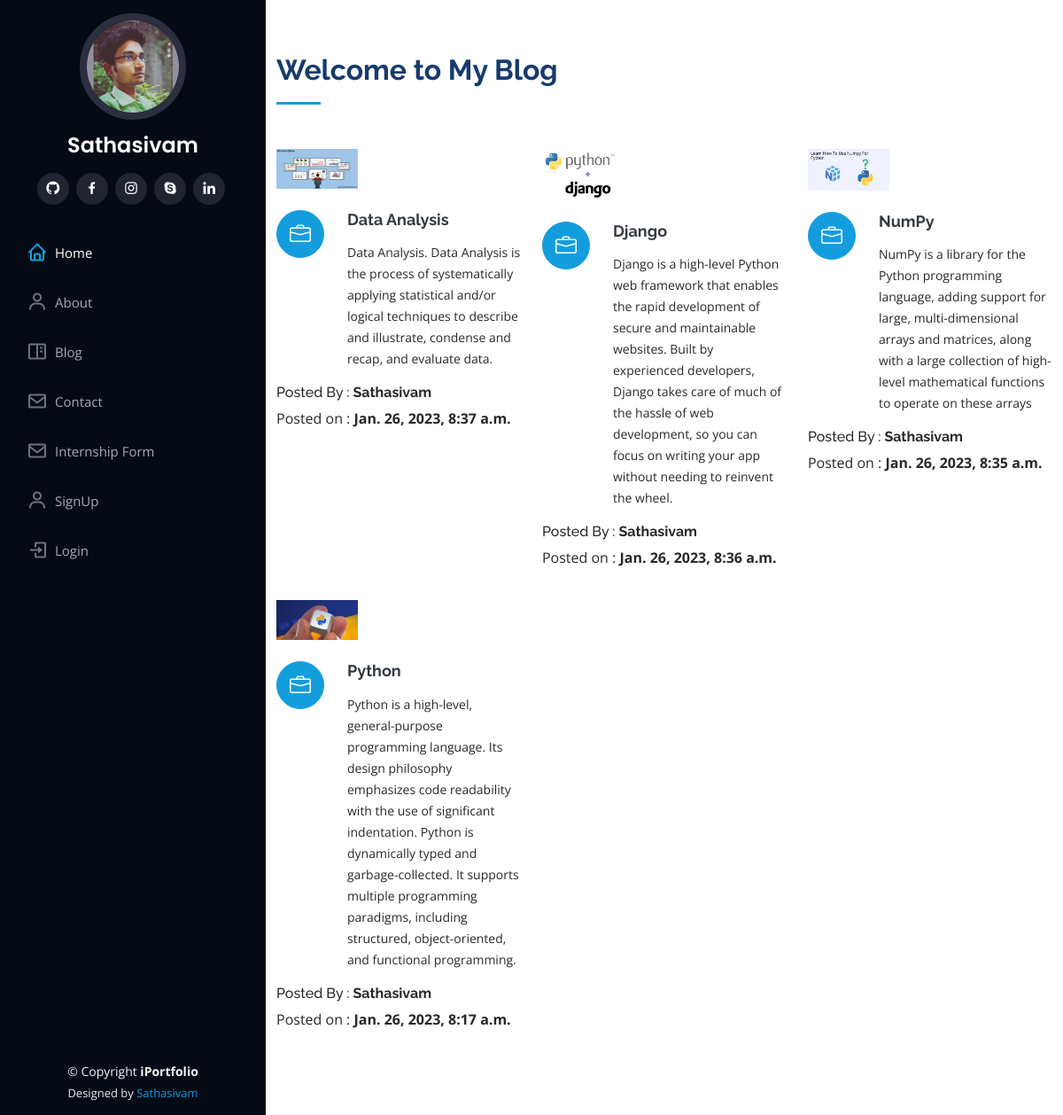
Page /blog on the committed database.
### portfolio/models.py (models this page shows, shortened)
class Blogs(models.Model):
    title=models.CharField(max_length=60)
    description=models.TextField()
    authname=models.CharField(max_length=15)
    img=models.ImageField(upload_to='blog',blank=True,null=True)
    timeStamp=models.DateTimeField(auto_now_add=True,blank=True)

### portfolio/views.py (the view)
# urls.py: path('blog',views.handleblog,name='handleblog'),
def handleblog(request):
    posts = Blogs.objects.all()
    context = {"posts": posts}
    return render(request, 'handleblog.html', context)

### templates/handleblog.html (shortened to what this page needs)
{% extends 'basic.html' %}
{% block body %}
{% load static %}
<section id="services" class="services">
  <div class="container">
    <div class="section-title">
      <h2>Welcome to My Blog</h2>
    </div>
    <div class="row">
      {% for post in posts reversed %}
      <div class="col-lg-4 col-md-6 icon-box" data-aos="fade-up">
        <div class="col-lg-4" data-aos="fade-right">
          <img src="{{post.img.url}}" class="img-fluid" alt="no-image">
        </div>
        <br>
        <div class="icon"><i class="bi bi-briefcase"></i></div>
        <h4 class="title"><a href="">{{post.title}}</a></h4>
        <p class="description">{{post.description}}</p>
        <h6>Posted By : <b>{{post.authname}} </b></h6>
        <p>Posted on : <b>{{post.timeStamp}} </b></p>
      </div>
{% endfor %}
    </div>
  </div>
</section>
{% endblock body %}

### templates/basic.html (shortened to what this page needs)
{% load static %}
<!DOCTYPE html>
<html lang="en">
<head>
  <link href="{% static 'assets/vendor/aos/aos.css' %}" rel="stylesheet">
  <link href="{% static 'assets/vendor/bootstrap/css/bootstrap.min.css' %}" rel="stylesheet">
  <link href="{% static 'assets/vendor/bootstrap-icons/bootstrap-icons.css' %}" rel="stylesheet">
  <link href="{% static 'assets/vendor/boxicons/css/boxicons.min.css' %}" rel="stylesheet">
  <link href="{% static 'assets/vendor/glightbox/css/glightbox.min.css' %}" rel="stylesheet">
  <link href="{% static 'assets/vendor/swiper/swiper-bundle.min.css' %}" rel="stylesheet">
  <link href="{% static 'assets/css/style.css' %}" rel="stylesheet">
</head>
<body>
  <header id="header">
    <div class="d-flex flex-column">
      <div class="profile">
        <img src="{% static 'assets/img/satha.jpg' %}" alt="" class="img-fluid rounded-circle">
        <h1 class="text-light"><a href="index.html">Sathasivam {{username}}</a></h1>
        <div class="social-links mt-3 text-center">
          <a href="https://github.com/Sathasivam-1" target="_blank" class="github"><i class="bx bxl-github"></i></a>
          <a href="https://www.facebook.com/satha.anandh/" target="_blank" class="facebook"><i class="bx bxl-facebook"></i></a>
          <a href="https://www.instagram.com/sadha__siva__/" target="_blank" class="instagram"><i class="bx bxl-instagram"></i></a>
          <a href="https://secure.skype.com/portal/overview" target="_blank" class="google-plus"><i class="bx bxl-skype"></i></a>
          <a href="http://www.linkedin.com/in/satha-sivam-589252216" target="_blank" class="linkedin"><i class="bx bxl-linkedin"></i></a>
        </div>
      </div>
      <nav id="navbar" class="nav-menu navbar">
        <ul>
          <li><a href="/" class="nav-link scrollto active"><i class="bx bx-home"></i> <span>Home</span></a></li>
          <li><a href="/about" class="nav-link scrollto"><i class="bx bx-user"></i> <span>About</span></a></li>
          <li><a href="/blog" class="nav-link scrollto"><i class="bx bx-book-content"></i> <span>Blog</span></a></li>
          <li><a href="/contact" class="nav-link scrollto"><i class="bx bx-envelope"></i> <span>Contact</span></a></li>
          <li><a href="/internshipdetails" class="nav-link scrollto"><i class="bx bx-envelope"></i> <span>Internship Form</span></a></li>
          {% if not request.user.is_authenticated %}
          <li><a href="/auth/signup" class="nav-link scrollto"><i class="bx bx-user"></i> <span>SignUp</span></a></li>
          <li><a href="/auth/login" class="nav-link scrollto"><i class="bx bx-log-in"></i> <span>Login</span></a></li>
          {% else %}
          <li><a href="/auth/logout" class="nav-link scrollto"><i class="bx bx-log-out"></i> <span>Logout</span></a></li>
          {% endif %}
        </ul>
      </nav>
    </div>
  </header>
  <main id="main">
  {% block body %}
  {% endblock body %}
  </main>
  <footer id="footer">
    <div class="container">
      <div class="copyright">
        &copy; Copyright <strong><span>iPortfolio</span></strong>
      </div>
      <div class="credits">
        Designed by <a href="">Sathasivam</a>
      </div>
    </div>
  </footer>
</body>
</html>

### static/assets/css/style.css (style rules this page uses)
body { font-family: "Open Sans", sans-serif; color: #272829; }
a { color: #149ddd; text-decoration: none; }
h1, h2, h3, h4, h5, h6 { font-family: "Raleway", sans-serif; }
#header { position: fixed; top: 0; left: 0; bottom: 0; width: 300px; transition: all ease-in-out 0.5s; z-index: 9997; transition: all 0.5s; padding: 0 15px; background: #040b14; overflow-y: auto; }
#header .profile img { margin: 15px auto; display: block; width: 120px; border: 8px solid #2c2f3f; }
#header .profile h1 { font-size: 24px; margin: 0; padding: 0; font-weight: 600; -moz-text-align-last: center; text-align-last: center; font-family: "Poppins", sans-serif; }
#header .profile h1 a, #header .profile h1 a:hover { color: #fff; text-decoration: none; }
#header .profile .social-links a { font-size: 18px; display: inline-block; background: #212431; color: #fff; line-height: 1; padding: 8px 0; margin-right: 4px; border-radius: 50%; text-align: center; width: 36px; height: 36px; transition: 0.3s; }
#main { margin-left: 300px; }
.nav-menu { padding: 30px 0 0 0; }
.nav-menu * { margin: 0; padding: 0; list-style: none; }
.nav-menu>ul>li { position: relative; white-space: nowrap; }
.nav-menu a, .nav-menu a:focus { display: flex; align-items: center; color: #a8a9b4; padding: 12px 15px; margin-bottom: 8px; transition: 0.3s; font-size: 15px; }
.nav-menu a i, .nav-menu a:focus i { font-size: 24px; padding-right: 8px; color: #6f7180; }
.nav-menu a:hover, .nav-menu .active, .nav-menu .active:focus, .nav-menu li:hover>a { text-decoration: none; color: #fff; }
.nav-menu a:hover i, .nav-menu .active i, .nav-menu .active:focus i, .nav-menu li:hover>a i { color: #149ddd; }
section { padding: 60px 0; overflow: hidden; }
.section-title { padding-bottom: 30px; }
.section-title h2 { font-size: 32px; font-weight: bold; margin-bottom: 20px; padding-bottom: 20px; position: relative; color: #173b6c; }
.section-title h2::after { content: ""; position: absolute; display: block; width: 50px; height: 3px; background: #149ddd; bottom: 0; left: 0; }
.services .icon-box { margin-bottom: 20px; }
.services .icon { float: left; display: flex; align-items: center; justify-content: center; width: 54px; height: 54px; background: #149ddd; border-radius: 50%; transition: 0.5s; border: 1px solid #149ddd; }
.services .icon i { color: #fff; font-size: 24px; line-height: 0; }
.services .title { margin-left: 80px; font-weight: 700; margin-bottom: 15px; font-size: 18px; }
.services .title a { color: #343a40; }
.services .description { margin-left: 80px; line-height: 24px; font-size: 14px; }
#footer { padding: 15px; color: #f4f6fd; font-size: 14px; position: fixed; left: 0; bottom: 0; width: 300px; z-index: 9999; background: #040b14; }
#footer .copyright { text-align: center; }
#footer .credits { padding-top: 5px; text-align: center; font-size: 13px; color: #eaebf0; }

### rows in the picture
Blogs: img (picture), title "Data Analysis", description "Data Analysis. Data Analysis is the process of systematically applying statistical and/or logical techniques to describe and illustrate, condense and recap, and evaluate data.", authname "Sathasivam", timeStamp "Jan. 26, 2023, 8:37 a.m."
Blogs: img (picture), title "Django", description "Django is a high-level Python web framework that enables the rapid development of secure and maintainable websites. Built by experienced developers, Django takes care of much of the hassle of web development, so you can focus on writing your app without needing to reinvent the wheel.", authname "Sathasivam", timeStamp "Jan. 26, 2023, 8:36 a.m."
Blogs: img (picture), title "NumPy", description "NumPy is a library for the Python programming language, adding support for large, multi-dimensional arrays and matrices, along with a large collection of high-level mathematical functions to operate on these arrays", authname "Sathasivam", timeStamp "Jan. 26, 2023, 8:35 a.m."
Blogs: img (picture), title "Python", description "Python is a high-level, general-purpose programming language. Its design philosophy emphasizes code readability with the use of significant indentation. Python is dynamically typed and garbage-collected. It supports multiple programming paradigms, including structured, object-oriented, and functional programming.", authname "Sathasivam", timeStamp "Jan. 26, 2023, 8:17 a.m."
